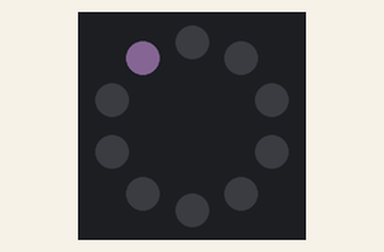
A program run on a simulated Circuit Playground running CircuitPython. On the bench: the board's ring of 10 RGB LEDs (number 0 left of the top, counting anticlockwise). Dim RGB values are drawn brighter than linear.

Above: at 0.1 s.
At 1.1 s:
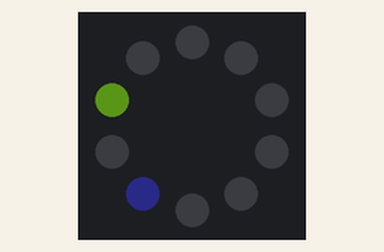
At 2.1 s:
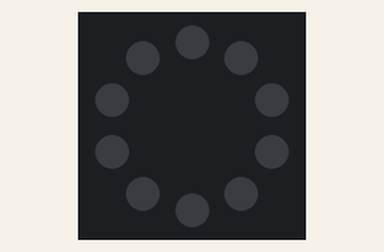
At 2.55 s:
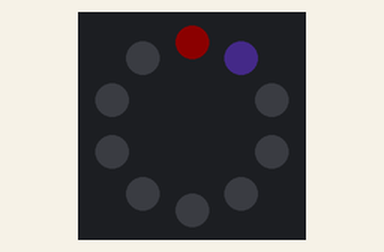
At 3.15 s:
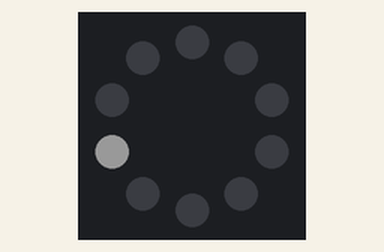
At 3.76 s:
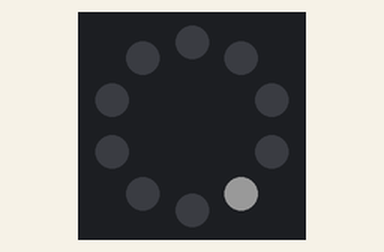

Measured:
- by itself, everything shown: repeats every 3.9 s, in 17 steps
- what the display in image 1 shows lasts 1.0 s, from 1.0 s to 2.0 s
- what the display in image 2 shows lasts 0.5 s, from 2.0 s to 2.5 s

The program:

001_C_Homework_Example.py
```python
# Week 01 C:

# Homework Assignment Example


# import our libraries
import board
import time
import neopixel


# here are the documentation if you ever want to check...https://circuitpython.readthedocs.io/projects/neopixel/en/latest/

# just copy this, its long
pixels = neopixel.NeoPixel(board.NEOPIXEL, 10, brightness=0.1, auto_write=True)

#

# our infinite loop

while True:
    pixels[0] = (178,132,190)

    time.sleep(1)

    pixels[0] = (0,0,0)
    pixels[1] = (123,200,34)
    pixels[3] = (32,32,100)

    time.sleep(1)

    pixels[1] = (0,0,0)
    pixels[3] = (0,0,0)
    time.sleep(0.5)

    pixels[9] = (120,0,0)
    pixels[8] = (54,30,100)
    time.sleep(0.1)

    pixels[9] = (0,0,0)
    pixels[8] = (0,0,0)
    time.sleep(0.1)

    pixels[0] = (255,255,255)
    time.sleep(0.1)

    pixels[0] = (0,0,0)
    time.sleep(0.1)

    pixels[1] = (255,255,255)
    time.sleep(0.1)

    pixels[1] = (0,0,0)
    time.sleep(0.1)

    pixels[2] = (255,255,255)
    time.sleep(0.1)

    pixels[2] = (0,0,0)
    time.sleep(0.1)

    pixels[3] = (255,255,255)
    time.sleep(0.1)

    pixels[3] = (0,0,0)
    time.sleep(0.1)

    pixels[4] = (255,255,255)
    time.sleep(0.1)

    pixels[4] = (0,0,0)
    time.sleep(0.1)

    pixels[5] = (255,255,255)
    time.sleep(0.1)

    pixels[5] = (0,0,0)
    time.sleep(0.1)
```
